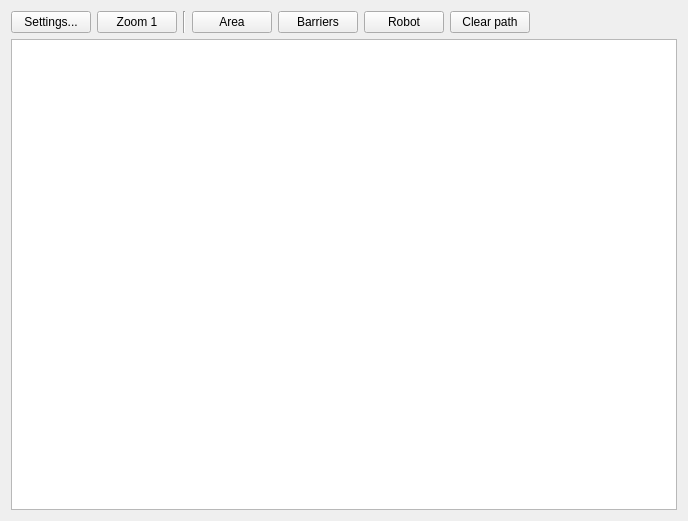
<?xml version="1.0" encoding="UTF-8"?>
<ui version="4.0">
 <class>Window</class>
 <widget class="QWidget" name="Window">
  <property name="geometry">
   <rect>
    <x>0</x>
    <y>0</y>
    <width>688</width>
    <height>521</height>
   </rect>
  </property>
  <property name="windowTitle">
   <string>Form</string>
  </property>
  <layout class="QVBoxLayout" name="verticalLayout">
   <item>
    <layout class="QHBoxLayout" name="horizontalLayout">
     <item>
      <widget class="QPushButton" name="pushButtonSettings">
       <property name="text">
        <string>Settings...</string>
       </property>
      </widget>
     </item>
     <item>
      <widget class="QPushButton" name="pushButtonZoomOne">
       <property name="text">
        <string>Zoom 1</string>
       </property>
      </widget>
     </item>
     <item>
      <widget class="Line" name="line">
       <property name="orientation">
        <enum>Qt::Vertical</enum>
       </property>
      </widget>
     </item>
     <item>
      <widget class="QPushButton" name="pushButtonArea">
       <property name="text">
        <string>Area</string>
       </property>
       <property name="checkable">
        <bool>true</bool>
       </property>
       <property name="checked">
        <bool>false</bool>
       </property>
      </widget>
     </item>
     <item>
      <widget class="QPushButton" name="pushButtonBarriers">
       <property name="text">
        <string>Barriers</string>
       </property>
      </widget>
     </item>
     <item>
      <widget class="QPushButton" name="pushButtonRobot">
       <property name="text">
        <string>Robot</string>
       </property>
      </widget>
     </item>
     <item>
      <widget class="QPushButton" name="pushButtonClearPath">
       <property name="text">
        <string>Clear path</string>
       </property>
      </widget>
     </item>
     <item>
      <spacer name="horizontalSpacer">
       <property name="orientation">
        <enum>Qt::Horizontal</enum>
       </property>
       <property name="sizeHint" stdset="0">
        <size>
         <width>40</width>
         <height>20</height>
        </size>
       </property>
      </spacer>
     </item>
    </layout>
   </item>
   <item>
    <widget class="QGraphicsView" name="graphicsView"/>
   </item>
  </layout>
 </widget>
 <resources/>
 <connections/>
</ui>
